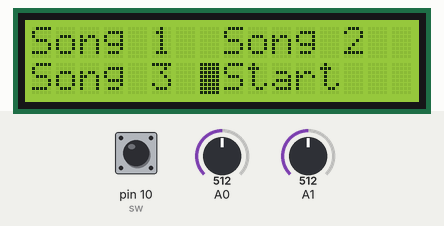
Simulated run of this sketch. Board: Arduino Uno, built with avr-gcc and run on an emulated ATmega328P. Parts: 16×2 character LCD. The test bench sets the inputs (shaded band); at power-on: A0 = 512, pin 10 (sw) HIGH, A1 = 512. What the sketch prints to the serial monitor is not drawn.

Above: at 1.2 s.
1.3 s: A0 set to 390
At 2.3 s:
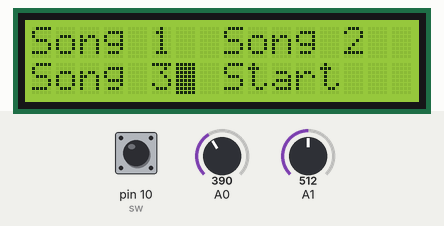
2.8 s: pin 10 (sw) pulled LOW for 0.15 s
4.4 s: A1 set to 710
At 5.5 s:
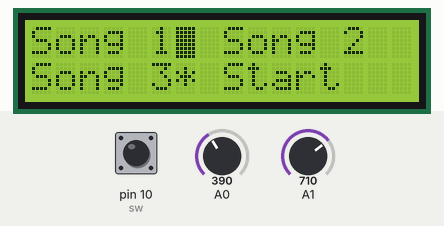
5.9 s: pin 10 (sw) pulled LOW for 1 s
At 6.9 s:
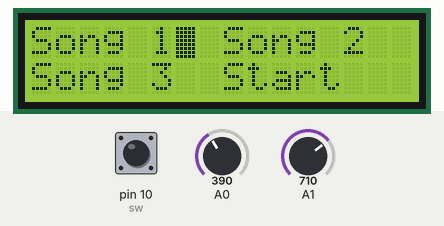
8.4 s: A0 set to 710
At 9.3 s:
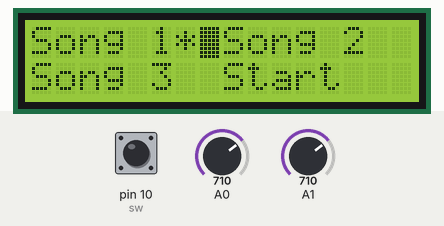
9.9 s: A1 set to 290
At 10.5 s:
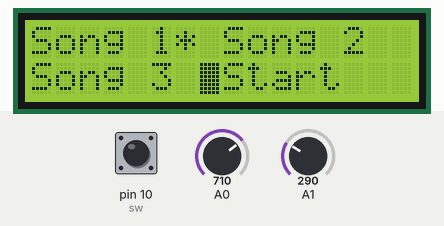
Timing chart, 0 to 12.5 s (numbered marks = the images above; inputs shaded):
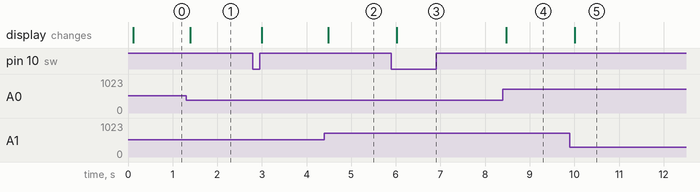

Measured:
- after the input at 1.3 s, the display: changes after 0.09 s (image 1)
- after the input at 4.4 s, the display: changes after 0.08 s (image 2)
- after the input at 5.9 s, the display: changes after 0.12 s (image 3)
- after the input at 8.4 s, the display: changes after 0.07 s (image 4)
- after the input at 9.9 s, the display: changes after 0.11 s (image 5)

The sketch:

soundbooth.ino
```cpp
#include "Timer.h"
//#include "Adafruit_LiquidCrystal.h"
// Depending on the LiquidCrystal library you are able to install, it might be:
#include "LiquidCrystal.h"
#include "pitches.h"

// Sound Variables
int buzzer = 8;
int sw = 10;
int cursLR = 0;
int cursUD = 0;
int select = 0;
int startMenu = 1;
int playPause = 0;
int noteCount = 0;

// == Song 1 ==
int song1[] = {
NOTE_E4, NOTE_C5, NOTE_B1, NOTE_F3, NOTE_C4,
NOTE_A4, NOTE_A4, NOTE_GS5, NOTE_C5, NOTE_CS4,
NOTE_AS4, NOTE_C5, NOTE_DS4, NOTE_CS5, NOTE_GS4,
NOTE_C3, NOTE_E3, NOTE_DS5, NOTE_D4, NOTE_D3
};
int song1_time[] = {
2, 1, 2, 1, 1, 4, 8, 16, 8, 4, 4, 1, 8, 4, 2, 4, 4, 16, 4, 2
};

// == Song 2 ==

int song2[] = {
  NOTE_FS5, NOTE_D2, NOTE_DS5, NOTE_G2, NOTE_B3,
  NOTE_C2, NOTE_G5, NOTE_D6, NOTE_CS5, NOTE_AS4,
  NOTE_DS6, NOTE_D3, NOTE_CS4, NOTE_E5, NOTE_DS6,
   NOTE_E4, NOTE_B4, NOTE_F4, NOTE_E6, NOTE_DS4
};

int song2_time[] = {
  2, 2, 4, 8, 1, 8, 4, 4, 16, 8, 2, 4, 16, 8, 2, 4, 16, 4, 8, 1
};

// == Song 3 ==

int song3[] = {
  NOTE_A5, NOTE_D4, NOTE_D6, NOTE_DS3, NOTE_G4,
  NOTE_B2, NOTE_F2, NOTE_A3, NOTE_AS2, NOTE_B5,
  NOTE_C6, NOTE_C3, NOTE_GS3, NOTE_G2, NOTE_FS5,
  NOTE_AS4, NOTE_GS2, NOTE_CS3, NOTE_C3, NOTE_AS2
};

int song3_time[] = {
  1, 2, 16, 4, 16, 2, 16, 1, 1, 2, 1, 8, 2, 16, 8, 1, 16, 4, 1, 2
};

//int songs[] = {1,2,3};

// LCD variables
const int rs = 12, en = 11, d4 = 5, d5 = 4, d6 = 3, d7 = 2;
//Adafruit_LiquidCrystal lcd(rs, en, d4, d5, d6, d7);
// Depending on the LiquidCrystal library you are able to install, it might be:
 LiquidCrystal lcd(rs, en, d4, d5, d6, d7);


// Task Structure Definition
typedef struct task {
   int state;                  // Tasks current state
   unsigned long period;       // Task period
   unsigned long elapsedTime;  // Time elapsed since last task tick
   int (*TickFct)(int);        // Task tick function
} task;


const unsigned char tasksNum = 4;
task tasks[tasksNum]; // We have 4 tasks

// Task Periods

const unsigned long periodLCDOutput = 100;
const unsigned long periodJoystickInput = 100;
const unsigned long periodSoundOutput = 100;
const unsigned long periodController = 500;


// GCD
const unsigned long tasksPeriodGCD = 100;

// Task Function Definitions
int TickFct_LCDOutput(int state);
int TickFct_JoystickInput(int state);
int TickFct_SoundOutput(int state);
int TickFct_Controller(int state);

// Task Enumeration Definitions
enum LO_States {LO_init, LO_MenuOptionA, LO_MenuOptionB, LO_MenuOptionC, LO_MenuOptionD, displaySong};
enum JI_States {JI_init, StartJ, Left, Right, Up, Down, Select, PlayJ, PauseJ};
enum SO_States {SO_init, SO_SoundOn, SO_SoundOff};
enum C_States {C_init, C_T1};


void TimerISR() { // TimerISR actually defined here
  unsigned char i;
  for (i = 0; i < tasksNum; ++i) { // Heart of the scheduler code
     if ( tasks[i].elapsedTime >= tasks[i].period ) { // Ready
        tasks[i].state = tasks[i].TickFct(tasks[i].state);
        tasks[i].elapsedTime = 0;
     }
     tasks[i].elapsedTime += tasksPeriodGCD;
  }
}


void LCDWriteLines(String line1, String line2) {
  lcd.clear();
  lcd.setCursor(0, 0);
  lcd.print(line1);
  lcd.setCursor(0,1);
  lcd.print(line2);
}

// Task Function Definitions

int menuOption = 0;
int songOption = 0;


// Task 1
/*
int cursLR = 0;
int cursUD = 0;
int select = 0;
int startMenu = 0;
int playPause = 0;
*/
int TickFct_LCDOutput(int state) {
  switch (state) { // State Transitions
    case LO_init:
      state = LO_MenuOptionA;
      LCDWriteLines("Song 1  Song 2", "Song 3  Start");
      //lcd.cursor();
      lcd.blink();
    break;
    case LO_MenuOptionA:
      if((select == 1) && (songOption != 0)) {
        state = displaySong;
        //LCDWriteLines("Song 1  Song 2", "Song 3  Start");
        //lcd.setCursor(6, 1);
        //lcd.blink();
      }
      else if((cursUD == 0) && (cursLR == 1))
      {
        state = LO_MenuOptionB;
      }
      else if((cursUD == 1) && (cursLR == 0))
      {
        state = LO_MenuOptionC;
      }
      else if((cursUD == 1) && (cursLR == 1))
      {
        state = LO_MenuOptionD;
      }
    break;
    case LO_MenuOptionB:
      if((cursUD == 0) && (cursLR == 0))
      {
        state = LO_MenuOptionA;
      }
      else if((cursUD == 1) && (cursLR == 0))
      {
        state = LO_MenuOptionC;
      }
      else if((cursUD == 1) && (cursLR == 1))
      {
        state = LO_MenuOptionD;
      }

      //LCDWriteLines("Lab 7", "Sound System");

    break;
    case LO_MenuOptionC:
      if((cursUD == 0) && (cursLR == 0))
      {
        state = LO_MenuOptionA;
      }
      else if((cursUD == 1) && (cursLR == 1))
      {
        state = LO_MenuOptionD;
      }
      else if((cursUD == 0) && (cursLR == 1))
      {
        state = LO_MenuOptionB;
      }
    break;

      case LO_MenuOptionD:
      if((cursUD == 0) && (cursLR == 0))
      {
        state = LO_MenuOptionA;
      }
      else if((cursUD == 1) && (cursLR == 0))
      {
        state = LO_MenuOptionC;
      }
      else if((cursUD == 0) && (cursLR == 1))
      {
        state = LO_MenuOptionB;
      }
    break;

    case displaySong:
      if(startMenu == 0)
      {
        state = LO_init;
      }

    break;
  }

  switch (state) { // State Actions
    case LO_init:

    break;
    case LO_MenuOptionA:
      //lcd.setCursor(7, 1);
      //lcd.blink();
      if(songOption == 0)
      {
        LCDWriteLines("Song 1  Song 2", "Song 3  Start");
      }

    break;
    case LO_MenuOptionB:
      //lcd.setCursor(0, 1);
      //lcd.blink();
      if(songOption == 3)
      {
        LCDWriteLines("Song 1  Song 2", "Song 3* Start");
      }
      else if(songOption == 0)
      {
        LCDWriteLines("Song 1  Song 2", "Song 3  Start");
      }
    break;
    case LO_MenuOptionC:
      //lcd.setCursor(7, 0);
      //lcd.blink();
      if(songOption == 2)
      {
        LCDWriteLines("Song 1 *Song 2", "Song 3  Start");
      }
      else if(songOption == 0)
      {
        LCDWriteLines("Song 1  Song 2", "Song 3  Start");
      }
    break;
    case LO_MenuOptionD:
      //lcd.setCursor(6, 0);
      //lcd.blink();
      if(songOption == 1)
      {
        LCDWriteLines("Song 1* Song 2", "Song 3  Start");
      }
      else if(songOption == 0)
      {
        LCDWriteLines("Song 1  Song 2", "Song 3  Start");
      }
    break;
    case displaySong:
      //LCDWriteLines("Current Song", "Pause  Play");
      if(playPause == 0)
      {
        if(songOption == 1)
        {
          LCDWriteLines("Playing Song 1", "Pause  *Play");
        }
        else if(songOption == 2)
        {
          LCDWriteLines("Playing Song 2", "Pause  *Play");
        }
        else if(songOption == 3)
        {
          LCDWriteLines("Playing Song 3", "Pause  *Play");
        }

      }
      else if(playPause == 1)
      {
        if(songOption == 1)
        {
          LCDWriteLines("Playing Song 1", "Pause*  Play");
        }
        else if(songOption == 2)
        {
          LCDWriteLines("Playing Song 2", "Pause*  Play");
        }
        else if(songOption == 3)
        {
          LCDWriteLines("Playing Song 3", "Pause*  Play");
        }
      }
    break;
  }
  return state;
}


// Task 2
int TickFct_JoystickInput(int state) {

  switch (state) { // State Transitions
    case JI_init:
      state = StartJ;
    break;
    case StartJ:
      if(analogRead(A0) < 400)
      {
        state = Left;
      }
      else if(analogRead(A1)> 700)
      {
        state = Up;
      }
      else if(analogRead(A1) < 400)
      {
        state = Down;
      }
    break;
    case Left:
      if(select == 1)
      {
        state = Select;
      }
      if(analogRead(A0) > 700)
      {
        state = Right;
      }
      else if(analogRead(A1) < 300)
      {
        state = Down;
      }
      else if(analogRead(A1) > 700)
      {
        state = Up;
      }
    break;
    case Right:
      if(select == 1)
      {
        state = Select;
      }
      if(analogRead(A0) < 300)
      {
        state = Left;
      }
      else if(analogRead(A1) < 300)
      {
        state = Down;
      }
      else if(analogRead(A1) > 700)
      {
        state = Up;
      }
    break;
    case Up:
      if(select == 1)
      {
        state = Select;
      }
      if(analogRead(A0) < 300)
      {
        state = Left;
      }
      else if(analogRead(A0) > 700)
      {
        state = Right;
      }
       else if(analogRead(A1) < 300)
      {
        state = Down;
      }
    break;

    case Down:
      if(select == 1)
      {
        state = Select;
      }
      if(analogRead(A0) < 300)
      {
        state = Left;
      }
      else if(analogRead(A0) > 700)
      {
        state = Right;
      }
      else if(analogRead(A1) > 700)
      {
        state = Up;
      }
    break;

    case Select:
      if(startMenu == 0)
      {
        state = StartJ;
      }
      else
      {
        state = PlayJ;
      }
    break;
    case PlayJ:
      if(startMenu == 0)
      {
        state = StartJ;
      }
      if(analogRead(A0) < 300)
      {
        state = PauseJ;
      }
    break;
    case PauseJ:
      if(startMenu == 0)
      {
        state = StartJ;
      }
      if(analogRead(A0) > 700)
      {
        state = PlayJ;
      }
    break;
  }

   switch (state) { // State Actions
    case StartJ:
      cursLR = 0;
      cursUD = 0;
      menuOption = 0;
      select = 0;
      startMenu = 1;
      noteCount = 0;
      songOption = 0;

      lcd.setCursor(7, 1);
      lcd.blink();
      //songOption = 0;
      //LCDWriteLines("Lab 7", "Sound System");
    break;
    case Left:

      //int input = analogRead(A0);
      cursLR = 1;
      if(cursUD == 0)
      {
        lcd.setCursor(6, 1);
        lcd.blink();
      }
      else
      {
        lcd.setCursor(6, 0);
        lcd.blink();
      }
      if(digitalRead(sw) == 0)
      {
        if((cursUD == 0) && (select == 0))
        {
          songOption = 3;
        }
        else if(select == 0)
        {
          songOption = 1;
        }
      }
      //songOption = 1;
    break;
    case Right:
      cursLR = 0;
      if(cursUD == 0)
      {
        lcd.setCursor(7, 1);
        lcd.blink();
      }
      else
      {
        lcd.setCursor(7, 0);
        lcd.blink();
      }
      if(digitalRead(sw) == 0)
      {
        if((cursUD == 0) && (select == 0))
        {
          if(songOption != 0)
          {
            select = 1;
          }

        }
        else if(select == 0)
        {
          songOption = 2;
        }
      }
      //int input = analogRead(A0);

    break;

    case Up:
      cursUD = 1;
        if(cursLR == 0)
      {
        lcd.setCursor(7, 0);
        lcd.blink();
      }
      else
      {
        lcd.setCursor(6, 0);
        lcd.blink();
      }

      if(digitalRead(sw) == 0)
      {
        if((cursLR == 0)&&(select == 0))
        {
          songOption = 2;
        }
        else  if((select == 0))
        {
          songOption = 1;
        }
      }
    break;

    case Down:

      cursUD = 0;
       if(cursLR == 0)
      {
        lcd.setCursor(7, 1);
        lcd.blink();
      }
      else
      {
        lcd.setCursor(6, 1);
        lcd.blink();
      }


      if(digitalRead(sw) == 0)
      {
        if((cursLR == 0) &&(select == 0))
        {
          if(songOption != 0)
          {
            select = 1;
          }
        }
        else if((select == 0))
        {
          songOption = 3;
        }
      }
    break;

    case Select:

    break;

    case PlayJ:
      lcd.setCursor(7, 1);
      lcd.blink();
      if(digitalRead(sw) == 0)
      {
        playPause = 0;
        select = 1;
      }
      if(noteCount == 10)
      {
        startMenu = 0;
      }
    break;

    case PauseJ:
      lcd.setCursor(5, 1);
      lcd.blink();
      if(digitalRead(sw) == 0)
      {
        playPause = 1;
        select = 0;
      }
      if(noteCount == 10)
      {
        startMenu = 0;
      }
    break;
  }


  return state;
}


// Sound Output
int counter = 0;
int note = 0;
int TickFct_SoundOutput(int state) {
  switch (state) { // State Transitions
    case SO_init:
      state = SO_SoundOn;
    break;


    case SO_SoundOn:
      if((songOption == 1) && (select ==1))
      {
        if(counter >= song1_time[note]) {
         state = SO_SoundOff;
         note++;
         noteCount++;
         counter = 0;
         note = note % 20;
        }
      }
      else if((songOption == 2)&& (select ==1))
      {
        if(counter >= song2_time[note]) {
         state = SO_SoundOff;
         note++;
         noteCount++;
         counter = 0;
         note = note % 20;
        }
      }
      else if((songOption ==3)&& (select ==1))
      {
        if(counter >= song2_time[note]) {
         state = SO_SoundOff;
         note++;
         noteCount++;
         counter = 0;
         note = note % 20;
        }
      }

    break;


    case SO_SoundOff:
      state = SO_SoundOn;
    break;

  }
   switch (state) { // State Actions
    case SO_SoundOn:
    /*if( analogRead(A0) < 400)
    {
      if(songOption != 0)
      {
        songOption--;
        delay(1000);
      }
    }
    else if(analogRead(A0) > 800)
    {
      if(songOption != 2)
      {
        songOption++;
        delay(1000);
      }
    }*/


    if((songOption == 1) && (select ==1))
    {
      tone(buzzer, song1[note], periodSoundOutput * song1_time[note]);
      counter++;
    }
    else if((songOption ==2) && (select ==1))
    {
      tone(buzzer, song2[note], periodSoundOutput * song2_time[note]);
      counter++;
    }
    else if((songOption == 3) && (select ==1))
    {
      tone(buzzer, song3[note], periodSoundOutput * song3_time[note]);
      counter++;
    }

    break;
    case SO_SoundOff:
      noTone(buzzer);
    break;

  }
  return state;
}

// Task 4 (Unused)
int TickFct_Controller(int state) {
  switch (state) { // State Transitions
    case 0:
    break;
  }

   switch (state) { // State Actions
    case 0:
    break;
  }
  return state;
}


void InitializeTasks() {
  unsigned char i=0;
  tasks[i].state = LO_init;
  tasks[i].period = periodLCDOutput;
  tasks[i].elapsedTime = tasks[i].period;
  tasks[i].TickFct = &TickFct_LCDOutput;
  ++i;
  tasks[i].state = JI_init;
  tasks[i].period = periodJoystickInput;
  tasks[i].elapsedTime = tasks[i].period;
  tasks[i].TickFct = &TickFct_JoystickInput;
  ++i;
  tasks[i].state = SO_init;
  tasks[i].period = periodSoundOutput;
  tasks[i].elapsedTime = tasks[i].period;
  tasks[i].TickFct = &TickFct_SoundOutput;
  ++i;
  tasks[i].state = C_init;
  tasks[i].period = periodController;
  tasks[i].elapsedTime = tasks[i].period;
  tasks[i].TickFct = &TickFct_Controller;

}

void setup() {

  // Initialize Inputs
  // put your setup code here, to run once:
  InitializeTasks();
  pinMode(sw, INPUT_PULLUP);
  TimerSet(tasksPeriodGCD);
  TimerOn();
  Serial.begin(9600);
  // Initialize Outputs
  lcd.begin(16, 2);
  //lcd.setCursor(7, 1);

}

void loop() {
  // put your main code here, to run repeatedly:
  // Task Scheduler with Timer.h
  //TickFct_JoystickInput();
  //Serial.println(songOption);
  //Serial.println(analogRead(A0));
  //Serial.println(analogRead(A1));
  //Serial.println(menuOption);
  delay(500);

  //LCDWriteLines("Lab 7", "Sound System");
  //Serial.println(digitalRead(sw));
  Serial.println(cursLR);
  Serial.println(cursUD);
  //while(!TimerFlag) {}
  //TimerFlag = 0;


}
```

Timer.h
```cpp
// Permission to copy is granted provided that this header remains intact.
// This software is provided with no warranties.

////////////////////////////////////////////////////////////////////////////////

#ifndef Timer
#define Timer

#include "Arduino.h"

volatile unsigned char TimerFlag = 0; // TimerISR() sets this to 1. C programmer should clear to 0.

// Internal variables for mapping AVR's ISR to our cleaner TimerISR model.
unsigned long _avr_timer_M = 1; // Start count from here, down to 0. Default 1ms
unsigned long _avr_timer_cntcurr = 0; // Current internal count of 1ms ticks

// Set TimerISR() to tick every M ms
void TimerSet(unsigned long M) {
	_avr_timer_M = M;
	_avr_timer_cntcurr = _avr_timer_M;
}

void TimerOn() {
	// AVR timer/counter controller register TCCR1
  TCCR1B 	= 0x0B;	// bit3 = 1: CTC mode (clear timer on compare)
					// bit2bit1bit0=011: prescaler /64
					// 00001011: 0x0B
					// SO, 16 MHz clock or 16,000,000 /64 = 250,000 ticks/s
					// Thus, TCNT1 register will count at 250,000 ticks/s
          // FOR MICROSECONDS:
          // bit3 = 1: CTC mode (clear timer on compare)
					// bit2bit1bit0=010: prescaler /64
					// 00001011: 0x0A
					// SO, 16 MHz clock or 16,000,000 /8 = 2,000,000 ticks/s
					// Thus, TCNT1 register will count at 2,000,000 ticks/s

	// AVR output compare register OCR1A.
	OCR1A 	= 250;	// Timer interrupt will be generated when TCNT1==OCR1A
					// We want a 1 ms tick. 0.001 s * 250,000 ticks/s = 250
					// So when TCNT1 register equals 250,
					// 1 ms has passed. Thus, we compare to 250.
					// AVR timer interrupt mask register
          // FOR MICROSECONDS:
          // Timer interrupt will be generated when TCNT1==OCR1A
					// We want a 1 us tick. 0.000001 s * 2,000,000 ticks/s = 2
					// So when TCNT1 register equals 2,
					// 1 us has passed. Thus, we compare to 2.
					// AVR timer interrupt mask register

	TIMSK1 	= 0x02; // bit1: OCIE1A -- enables compare match interrupt

	//Initialize avr counter
	TCNT1 = 0;

	// TimerISR will be called every _avr_timer_cntcurr milliseconds
	_avr_timer_cntcurr = _avr_timer_M;

	//Enable global interrupts
	SREG |= 0x80;	// 0x80: 1000000
}

void TimerOff() {
	TCCR1B 	= 0x00; // bit3bit2bit1bit0=0000: timer off
}

void TimerISR(); // Converted to a Function Declaration

// In our approach, the C programmer does not touch this ISR, but rather TimerISR()
ISR(TIMER1_COMPA_vect)
{
	// CPU automatically calls when TCNT0 == OCR0 (every 1 ms per TimerOn settings)
	_avr_timer_cntcurr--; 			// Count down to 0 rather than up to TOP
	if (_avr_timer_cntcurr == 0) { 	// results in a more efficient compare
		TimerISR(); 				// Call the ISR that the user uses
		_avr_timer_cntcurr = _avr_timer_M;
	}
}

#endif //Timer
```

Source omitted: pitches.h (1445 bytes)
